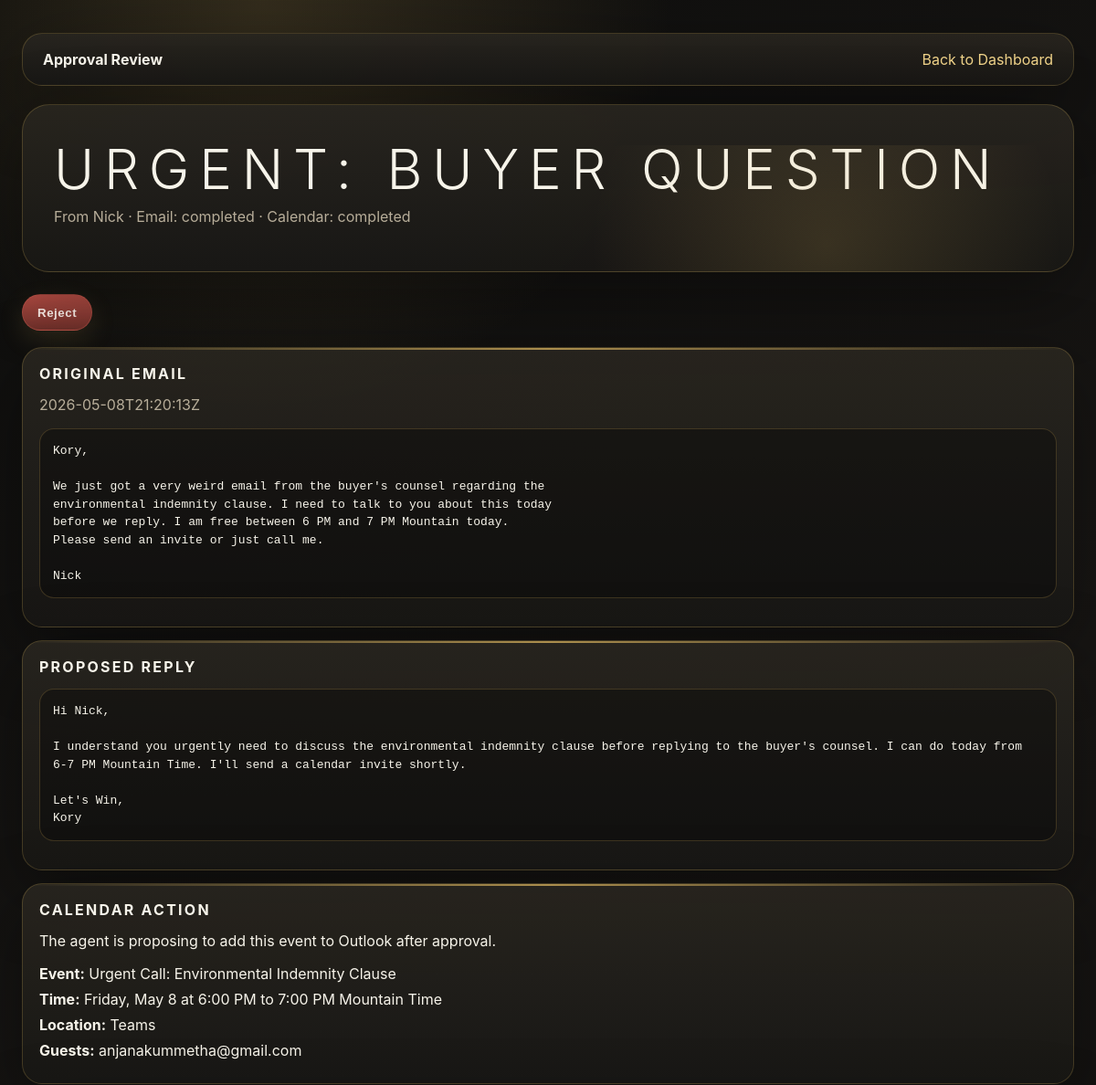
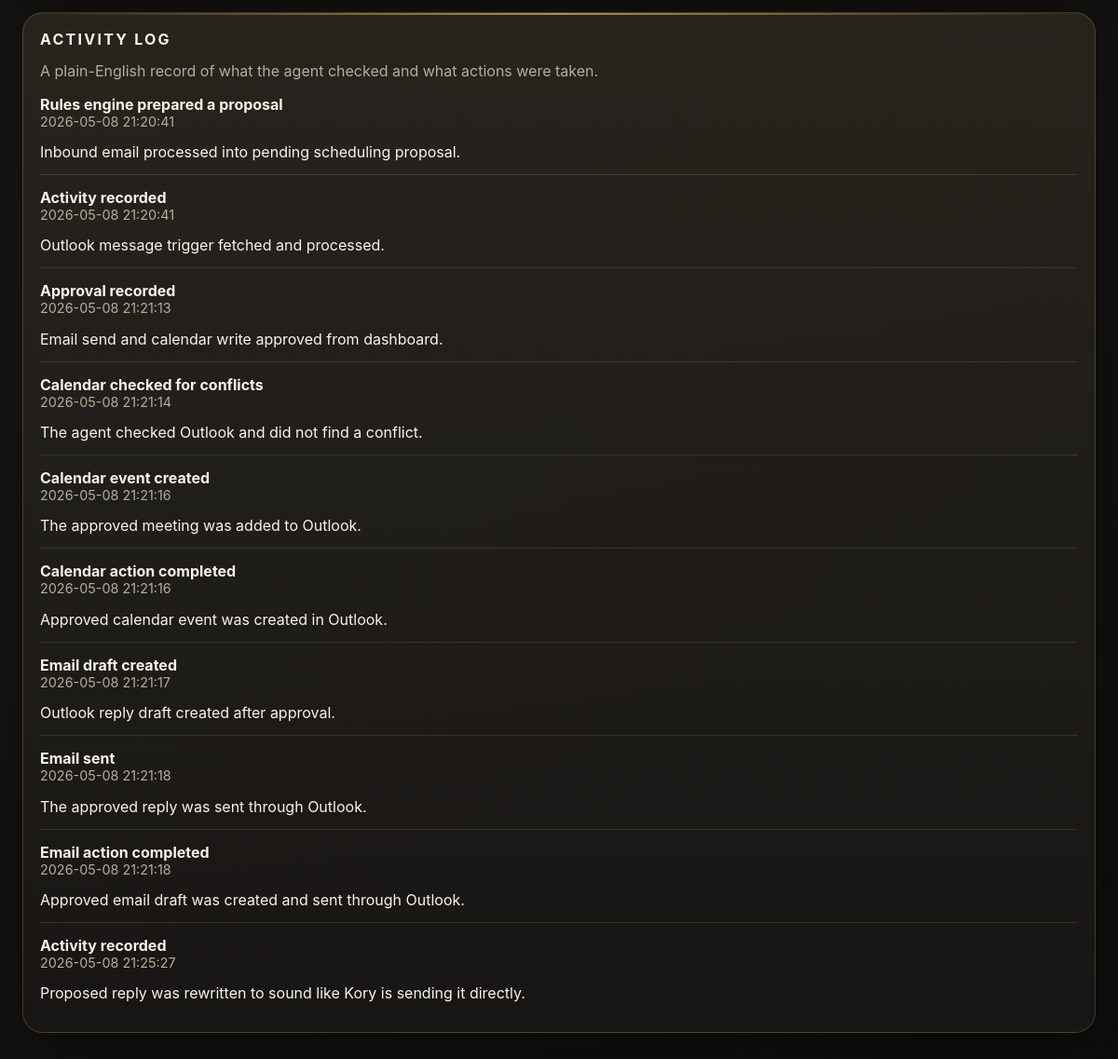
/decisions/2, run on the app's committed database (2 pictures, top to bottom).
### tables this page shows
CREATE TABLE emails (
                id INTEGER PRIMARY KEY AUTOINCREMENT,
                outlook_message_id TEXT,
                sender_email TEXT NOT NULL,
                sender_name TEXT,
                subject TEXT NOT NULL,
                body TEXT NOT NULL,
                received_at TEXT,
                raw_payload_json TEXT,
                created_at TEXT NOT NULL DEFAULT CURRENT_TIMESTAMP
            );

CREATE TABLE decisions (
                id INTEGER PRIMARY KEY AUTOINCREMENT,
                email_id INTEGER NOT NULL,
                status TEXT NOT NULL,
                email_execution_status TEXT NOT NULL DEFAULT 'not_started',
                calendar_execution_status TEXT NOT NULL DEFAULT 'not_started',
                outlook_draft_message_id TEXT,
                outlook_calendar_event_id TEXT,
                detected_intent TEXT NOT NULL,
                meeting_type TEXT,
                priority_contact INTEGER NOT NULL DEFAULT 0,
                proposed_reply TEXT NOT NULL,
                proposed_slots_json TEXT NOT NULL,
                proposed_calendar_action_json TEXT NOT NULL,
                validation_result_json TEXT NOT NULL,
                approved_at TEXT,
                rejected_at TEXT,
                created_at TEXT NOT NULL DEFAULT CURRENT_TIMESTAMP,
                FOREIGN KEY(email_id) REFERENCES emails(id)
            );

CREATE TABLE audit_events (
                id INTEGER PRIMARY KEY AUTOINCREMENT,
                decision_id INTEGER,
                event_type TEXT NOT NULL,
                message TEXT NOT NULL,
                metadata_json TEXT NOT NULL DEFAULT '{}',
                composio_log_id TEXT,
                created_at TEXT NOT NULL DEFAULT CURRENT_TIMESTAMP,
                FOREIGN KEY(decision_id) REFERENCES decisions(id)
            );

### app/dashboard/routes.py (the view)
@router.get("/decisions/{decision_id}", response_class=HTMLResponse)
def decision_detail(request: Request, decision_id: int):
    decision = get_decision(decision_id)
    if not decision:
        raise HTTPException(status_code=404, detail="Decision not found")
    validation = json.loads(decision["validation_result_json"])
    return templates.TemplateResponse(
        request,
        "decision_detail.html",
        {
            "decision": decision,
            "slots": _friendly_slots(json.loads(decision["proposed_slots_json"])),
            "calendar_action": _friendly_calendar_action(
                json.loads(decision["proposed_calendar_action_json"])
            ),
            "engine_reasoning": validation.get("engine_reasoning") or [],
            "activity_log": _friendly_activity_log(decision.get("audit_events", [])),
        },
    )

### app/dashboard/templates/decision_detail.html (shortened to what this page needs)
<!doctype html>
<html lang="en">
  <head>
    <link rel="stylesheet" href="/static/theme.css">
  </head>
  <body>
    <main class="shell">
      <header class="topbar">
        <strong>Approval Review</strong>
        <a href="/">Back to Dashboard</a>
      </header>
      <section class="hero">
        <h1>{{ decision.subject }}</h1>
        <p class="muted">
          From {{ decision.sender_name or decision.sender_email }} ·
          Email: {{ decision.email_execution_status }} · Calendar: {{ decision.calendar_execution_status }}
        </p>
      </section>
      {% if decision.status != "rejected" %}
        <section class="actions">
          <form action="/decisions/{{ decision.id }}/reject" method="post">
            <button class="reject" type="submit">Reject</button>
          </form>
        </section>
      {% endif %}
      <section class="card">
        <h2>Original Email</h2>
        <p class="muted">{{ decision.received_at }}</p>
        <pre>{{ decision.body }}</pre>
      </section>
      <section class="card">
        <h2>Proposed Reply</h2>
        {% if decision.status != "rejected" and decision.email_execution_status != "completed" %}
          <form action="/decisions/{{ decision.id }}/save-reply" method="post">
            <textarea name="proposed_reply">{{ decision.proposed_reply }}</textarea>
            <br>
            <button class="secondary" type="submit">Save Reply</button>
          </form>
        {% else %}
          <pre>{{ decision.proposed_reply }}</pre>
        {% endif %}
      </section>
      <section class="card">
        <h2>Calendar Action</h2>
        <p>{{ calendar_action.summary }}</p>
        <div class="summary-list">
          <p><strong>Event:</strong> {{ calendar_action.title }}</p>
          <p><strong>Time:</strong> {{ calendar_action.time }}</p>
          <p><strong>Location:</strong> {{ calendar_action.location }}</p>
          <p><strong>Guests:</strong> {{ calendar_action.attendees }}</p>
        </div>
      </section>
      <section class="card">
        <h2>Activity Log</h2>
        <p class="muted">A plain-English record of what the agent checked and what actions were taken.</p>
        {% for event in activity_log %}
          <div class="timeline-item">
            <strong>{{ event.title }}</strong>
            <p class="meta">{{ event.time }}</p>
            <p>{{ event.message }}</p>
          </div>
        {% else %}
          <p class="muted">No activity recorded yet.</p>
        {% endfor %}
      </section>
    </main>
  </body>
</html>

### app/dashboard/static/theme.css (style rules this page uses)
:root { --ink: #11100f; --ink-2: #171615; --panel: #211f1c; --panel-soft: #28251f; --line: rgba(218, 180, 88, 0.22); --gold: #d8b25d; --gold-2: #f1d48a; --gold-dark: #9b752c; --text: #f7f4ea; --muted: #b7ad99; --danger: #c85b4f; --success: #6fa772; --shadow: 0 24px 80px rgba(0, 0, 0, 0.36); }
* { box-sizing: border-box; }
body { margin: 0; min-height: 100vh; color: var(--text); font-family: Inter, ui-sans-serif, system-ui, -apple-system, BlinkMacSystemFont, "Segoe UI", sans-serif; background: radial-gradient(circle at 24% 0%, rgba(216, 178, 93, 0.18), transparent 28rem), linear-gradient(145deg, #0e0e0d 0%, #181614 48%, #0d0d0c 100%); }
a { color: var(--gold-2); text-decoration: none; }
.shell { width: min(1180px, calc(100% - 48px)); margin: 0 auto; padding: 36px 0 56px; }
.topbar, .hero, .card { border: 1px solid var(--line); background: linear-gradient(180deg, rgba(40, 37, 31, 0.95), rgba(24, 23, 21, 0.95)); box-shadow: var(--shadow); }
.topbar { display: flex; align-items: center; justify-content: space-between; gap: 18px; border-radius: 22px; padding: 18px 22px; margin-bottom: 20px; }
h1, h2, h3, p { margin-top: 0; }
h1 { margin-bottom: 6px; font-size: clamp(2rem, 5vw, 4.5rem); font-weight: 300; letter-spacing: 0.18em; text-transform: uppercase; }
h2 { margin-bottom: 14px; color: var(--text); font-size: 1rem; font-weight: 700; letter-spacing: 0.14em; text-transform: uppercase; }
.hero { position: relative; overflow: hidden; border-radius: 30px; padding: 34px; margin-bottom: 24px; }
.hero::after { content: ""; position: absolute; inset: auto -8% -45% 45%; height: 220px; background: radial-gradient(circle, rgba(216, 178, 93, 0.16), transparent 68%); }
.muted { color: var(--muted); }
.card { position: relative; overflow: hidden; border-radius: 22px; padding: 18px; margin: 14px 0; }
.card::before { content: ""; position: absolute; inset: 0 0 auto; height: 2px; background: linear-gradient(90deg, transparent, var(--gold), transparent); opacity: 0.75; }
.meta { color: var(--muted); font-size: 0.9rem; }
.summary-list p { margin-bottom: 8px; }
.timeline-item { border-top: 1px solid rgba(216, 178, 93, 0.16); padding: 14px 0; }
.timeline-item:first-of-type { border-top: 0; padding-top: 0; }
.timeline-item p:last-child { margin-bottom: 0; }
.actions { display: flex; flex-wrap: wrap; gap: 10px; margin: 18px 0; }
button, .button { display: inline-flex; align-items: center; justify-content: center; min-height: 40px; border: 1px solid rgba(241, 212, 138, 0.35); border-radius: 999px; padding: 10px 16px; color: #15120a; background: linear-gradient(180deg, var(--gold-2), var(--gold)); box-shadow: 0 10px 28px rgba(216, 178, 93, 0.15); cursor: pointer; font-weight: 800; letter-spacing: 0.04em; }
.reject { color: #fff3ed; border-color: rgba(200, 91, 79, 0.45); background: linear-gradient(180deg, #b64e45, #71312b); }
pre, textarea { width: 100%; border: 1px solid rgba(216, 178, 93, 0.22); border-radius: 16px; color: var(--text); background: rgba(10, 10, 9, 0.45); }
pre { white-space: pre-wrap; padding: 14px; line-height: 1.5; }

### data on the page
emails: subject "URGENT: BUYER QUESTION", sender_name "Nick", received_at "2026-05-08T21:20:13Z", body "Kory, We just got a very weird email from the buyer's counsel regarding the environmental indemnity clause. I need to talk to you about this today before we reply. I am free between 6 PM and 7 PM Mountain today. Please send an invite or just call me. Nick", attendees "anjanakummetha@gmail.com"
decisions: email_execution_status "completed", calendar_execution_status "completed", proposed_reply "Hi Nick, I understand you urgently need to discuss the environmental indemnity clause before replying to the buyer's counsel. I can do today from 6-7 PM Mountain Time. I'll send a calendar invite shortly. Let's Win, Kory"
audit_events: title "Rules engine prepared a proposal", time "2026-05-08 21:20:41", message "Inbound email processed into pending scheduling proposal."
audit_events: title "Activity recorded", time "2026-05-08 21:20:41", message "Outlook message trigger fetched and processed."
audit_events: title "Approval recorded", time "2026-05-08 21:21:13", message "Email send and calendar write approved from dashboard."
audit_events: title "Calendar checked for conflicts", time "2026-05-08 21:21:14", message "The agent checked Outlook and did not find a conflict."
audit_events: title "Calendar event created", time "2026-05-08 21:21:16", message "The approved meeting was added to Outlook."
audit_events: title "Calendar action completed", time "2026-05-08 21:21:16", message "Approved calendar event was created in Outlook."
audit_events: title "Email draft created", time "2026-05-08 21:21:17", message "Outlook reply draft created after approval."
audit_events: title "Email sent", time "2026-05-08 21:21:18", message "The approved reply was sent through Outlook."
audit_events: title "Email action completed", time "2026-05-08 21:21:18", message "Approved email draft was created and sent through Outlook."
audit_events: title "Activity recorded", time "2026-05-08 21:25:27", message "Proposed reply was rewritten to sound like Kory is sending it directly."

### other printed values
{{ calendar_action.summary }} "The agent is proposing to add this event to Outlook after approval."
{{ calendar_action.title }} "Urgent Call: Environmental Indemnity Clause"
{{ calendar_action.time }} "Friday, May 8 at 6:00 PM to 7:00 PM Mountain Time"
{{ calendar_action.location }} "Teams"
